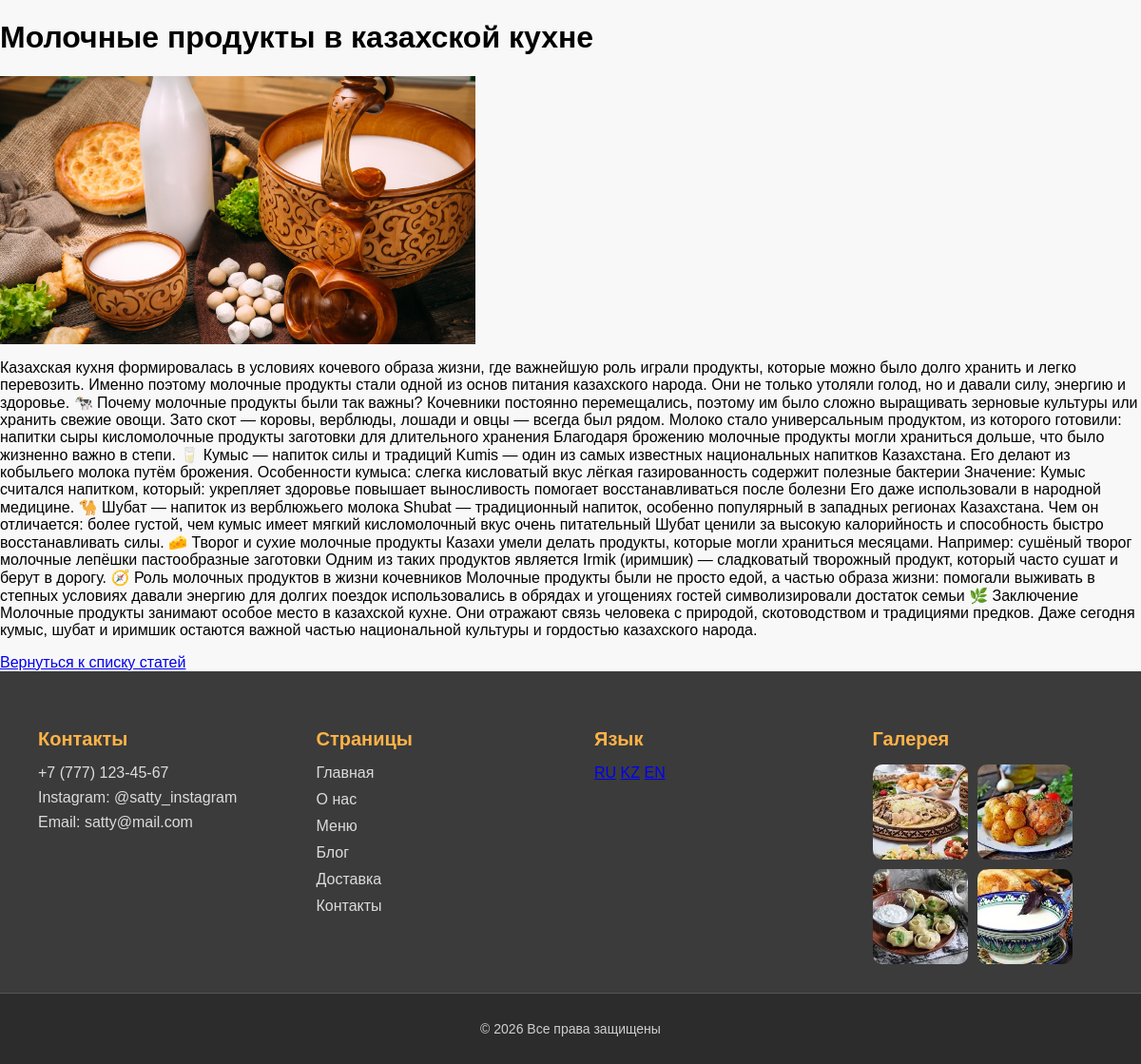
Screenshot of /ru/blog/5/ with the database file from the repository.
### kazakhfood/models.py (models this page shows, shortened)
class BlogPost(models.Model):
    title = models.CharField("Название статьи", max_length=200)
    content = models.TextField("Содержание")
    created_at = models.DateTimeField("Дата создания", auto_now_add=True)
    updated_at = models.DateTimeField("Обновлено", auto_now=True)
    is_published = models.BooleanField("Опубликовано", default=True)

class BlogImage(models.Model):
    post = models.ForeignKey(BlogPost, verbose_name="Статья", on_delete=models.CASCADE, related_name='images')
    image = models.ImageField("Изображение", upload_to='blog_images/')

### kazakhfood/views.py (the view)
# urls.py: path('blog/<int:pk>/', views.blog_detail, name='blog_detail'),
def blog_detail(request, pk):
    post = get_object_or_404(BlogPost, pk=pk, is_published=True)
    return render(request, 'kazakhfood/blog_detail.html', {'post': post})

### kazakhfood/templates/kazakhfood/blog_detail.html (shortened to what this page needs)
{% extends 'kazakhfood/base.html' %}
{% load static %}
{% block extra_css %}
<link rel="stylesheet" href="{% static 'css/blog.css' %}">
{% endblock %}
{% block content %}
<h1>{{ post.title }}</h1>
{% for image in post.images.all %}
    <img src="{{ image.image.url }}" alt="{{ post.title }}" style="max-width:500px;">
{% endfor %}
<p>{{ post.content }}</p>
<a href="{% url 'blog' %}">Вернуться к списку статей</a>
{% endblock %}

### kazakhfood/static/kazakhfood/css/blog.css (style rules this page uses)
body { font-family: Arial, sans-serif; margin: 0; padding: 0; background: #f8f8f8; }

### rows the page displays
BlogPost: title "Молочные продукты в казахской кухне", content "Казахская кухня формировалась в условиях кочевого образа жизни, где важнейшую роль играли продукты, которые можно было долго хранить и легко перевозить. Именно поэтому молочные продукты стали одной из основ питания казахского народа. Они не только утоляли голод, но и давали силу, энергию и здоровье. 🐄 Почему молочные продукты были так важны? Кочевники постоянно перемещались, поэтому им было сложно выращивать зерновые культуры или хранить свежие овощи. Зато скот — коровы, верблюды, лошади и овцы — всегда был рядом. Молоко стало универсальным продуктом, из которого готовили: напитки сыры кисломолочные продукты заготовки для длительного хранения Благодаря брожению молочные продукты могли…"
BlogImage: image (picture)
